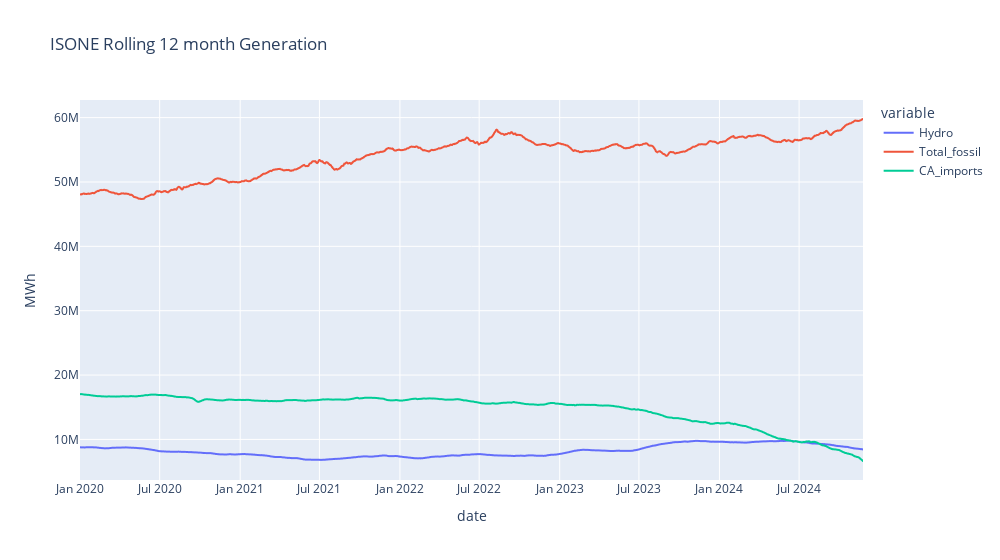

Here is the notebook cell this chart was saved with:
### Code cell
px.line(isone[['Hydro','Total_fossil','CA_imports']].rolling(365).sum().loc['2020':],title='ISONE Rolling 12 month Generation',
        labels={'value':'MWh'},width=1000)

### Figure 1 — Plotly figure (JSON) as saved in the notebook; plotly's stock layout.template omitted (floating-point values rounded to 4 significant figures; data arrays with more than 128 entries replaced by an {"elided": "..."} marker saying what was removed)
{"data": [{"hovertemplate": "variable=Hydro<br>date=%{x}<br>MWh=%{y}<extra></extra>", "legendgroup": "Hydro", "line": {"color": "#636efa", "dash": "solid"}, "marker": {"symbol": "circle"}, "mode": "lines", "name": "Hydro", "showlegend": true, "type": "scattergl", "x": {"elided": "1790 str values"}, "xaxis": "x", "y": {"elided": "1790 float values"}, "yaxis": "y"}, {"hovertemplate": "variable=Total_fossil<br>date=%{x}<br>MWh=%{y}<extra></extra>", "legendgroup": "Total_fossil", "line": {"color": "#EF553B", "dash": "solid"}, "marker": {"symbol": "circle"}, "mode": "lines", "name": "Total_fossil", "showlegend": true, "type": "scattergl", "x": {"elided": "1790 str values"}, "xaxis": "x", "y": {"elided": "1790 float values"}, "yaxis": "y"}, {"hovertemplate": "variable=CA_imports<br>date=%{x}<br>MWh=%{y}<extra></extra>", "legendgroup": "CA_imports", "line": {"color": "#00cc96", "dash": "solid"}, "marker": {"symbol": "circle"}, "mode": "lines", "name": "CA_imports", "showlegend": true, "type": "scattergl", "x": {"elided": "1790 str values"}, "xaxis": "x", "y": {"elided": "1790 int values"}, "yaxis": "y"}], "layout": {"legend": {"title": {"text": "variable"}, "tracegroupgap": 0}, "title": {"text": "ISONE Rolling 12 month Generation"}, "width": 1000, "xaxis": {"anchor": "y", "domain": [0, 1], "title": {"text": "date"}}, "yaxis": {"anchor": "x", "domain": [0, 1], "title": {"text": "MWh"}}}}
